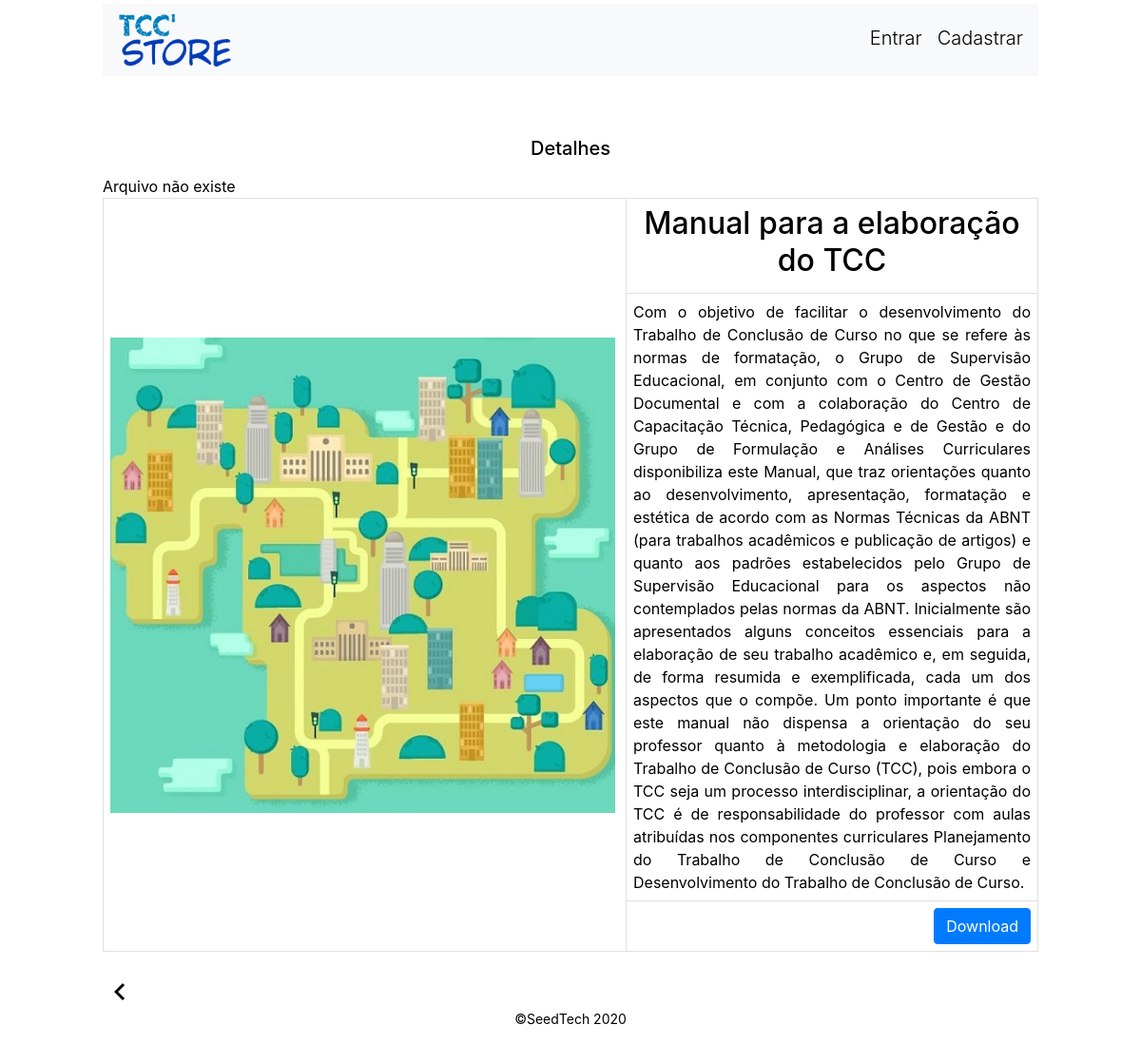
Screenshot of /detalhe.php?cod=8 with the database file from the repository.
### tables this page shows
CREATE TABLE `projeto` (
  `cod_tcc` int(11) NOT NULL,
  `capa` varchar(20) NOT NULL,
  `arquivo` varchar(100) DEFAULT NULL,
  `ano` year(4) DEFAULT NULL,
  `nome` varchar(50) DEFAULT NULL,
  `descricao` text DEFAULT NULL,
  `cod_curso_fk` int(11) DEFAULT NULL,
  `cod_escola_fk` int(11) DEFAULT NULL
);

### detalhe.php (the view, shortened to what this page needs)
<!DOCTYPE html>
<html lang="en">
<head>
    <link rel="stylesheet" href="css/bootstrap.min.css">
    <link rel="stylesheet" href="css/inicio.css">
    <link rel ="stylesheet" type="text/css" href="css/estilo.css">
</head>
<body>
    <?php
        require_once "includes/banco.php";
        require_once "includes/fun.php";
    ?>
    <div class="cover-container d-flex w-100 h-100 p-1 mx-auto flex-column">
        <header class="masthead" style="margin-bottom: 4rem;">
            <div class="inner">
                <div class="navbar navbar-light bg-light">
                    <h3 class="masthead-brand"><a href="index.php"><img src="icones/logo.png" alt="logo tcc store" width="120"></a></h3>
                    <nav class="nav nav-masthead justify-content-center nav">
                        <?php
                        if (empty($_SESSION['user'])) {
                            echo "<a class='nav-link' href= 'user-login.php'> Entrar</a> ";
                            echo "<a class='nav-link' href='user-cadastrar.php'>Cadastrar</a>";
                        }
                        ?>
                    </nav>
                </div>
            </div>
        </header>
        <?php
            $c = $_GET['cod'] ?? 0;
            $busca = $banco->query("select * from projeto where cod_tcc='$c'");
        ?>
        <h5 class="h5 mb-3"> Detalhes</h5>
        <table class="detalhes">
            <?php
               if(!$busca){
                   echo "<tr><td>A busca falhou";
               }else{
                   if($busca->num_rows == 1){
                       $reg = $busca->fetch_object();
                       $t = thumb($reg->capa);
                       $down = tcc($reg->arquivo);
                       echo"<tr><td rowspan='3'><img src='$t'>";
                       echo"<td><h2>$reg->nome</h2>";
                       echo"<tr><td class='desc'>$reg->descricao";
                       echo"<tr><td><a href='$down'style='float: right;' class='btn btn-primary' >Download</a> ";
                   }else{
                       echo"<tr><td> Nenhum registro encontrado";
                   }
               }
            ?>
        </table>
        <br>
        <?php echo voltar() ?>
        <footer class="masterfoot mt-auto">
            <div class="inner">
                <p>
                    &copySeedTech 2020
                </p>
            </div>
        </footer>
    </div>
</body>
</html>

### css/inicio.css (style rules this page uses)
a, a:focus, a:hover { color: #fff; }
html, body { height: 100%; background-color: rgba(255, 255, 255, 0.932); }
body { display: -ms-flexbox; display: flex; color: #000; }
.h5 { text-align: center; }
.cover-container { max-width: 62em; }
.masthead { margin-bottom: 10rem; }
.masthead-brand { margin-bottom: 0; }
.nav-masthead .nav-link { padding: .25rem 0; font-weight: 300; color: #000; background-color: transparent; border-bottom: .25rem solid transparent; }
.nav { font-size: 1.25rem; }
.nav-masthead .nav-link + .nav-link { margin-left: 1rem; }
@media (min-width: 48em) { .masthead-brand { float: left; } }
@media (min-width: 48em) { .nav-masthead { float: right; } }

### css/estilo.css (style rules this page uses)
table.detalhes h2 { text-align: center; }
table.detalhes { width: 100%; }
table.detalhes td { border: 1px solid #e2dfdf; padding: 7px; }
table.detalhes img { padding-right:4px ; }
table.detalhes .desc { text-align: justify; }
footer { font-size: 14px; text-align: center; }

### rows the page displays
projeto: capa (picture), nome "Manual para a elaboração do TCC", descricao "Com o objetivo de facilitar o desenvolvimento do Trabalho de Conclusão de Curso no que se refere às normas de formatação, o Grupo de Supervisão Educacional, em conjunto com o Centro de Gestão Documental e com a colaboração do Centro de Capacitação Técnica, Pedagógica e de Gestão e do Grupo de Formulação e Análises Curriculares disponibiliza este Manual, que traz orientações quanto ao desenvolvimento, apresentação, formatação e estética de acordo com as Normas Técnicas da ABNT (para trabalhos acadêmicos e publicação de artigos) e quanto aos padrões estabelecidos pelo Grupo de Supervisão Educacional para os aspectos não contemplados pelas normas da ABNT. Inicialmente são apresentados alguns…"
